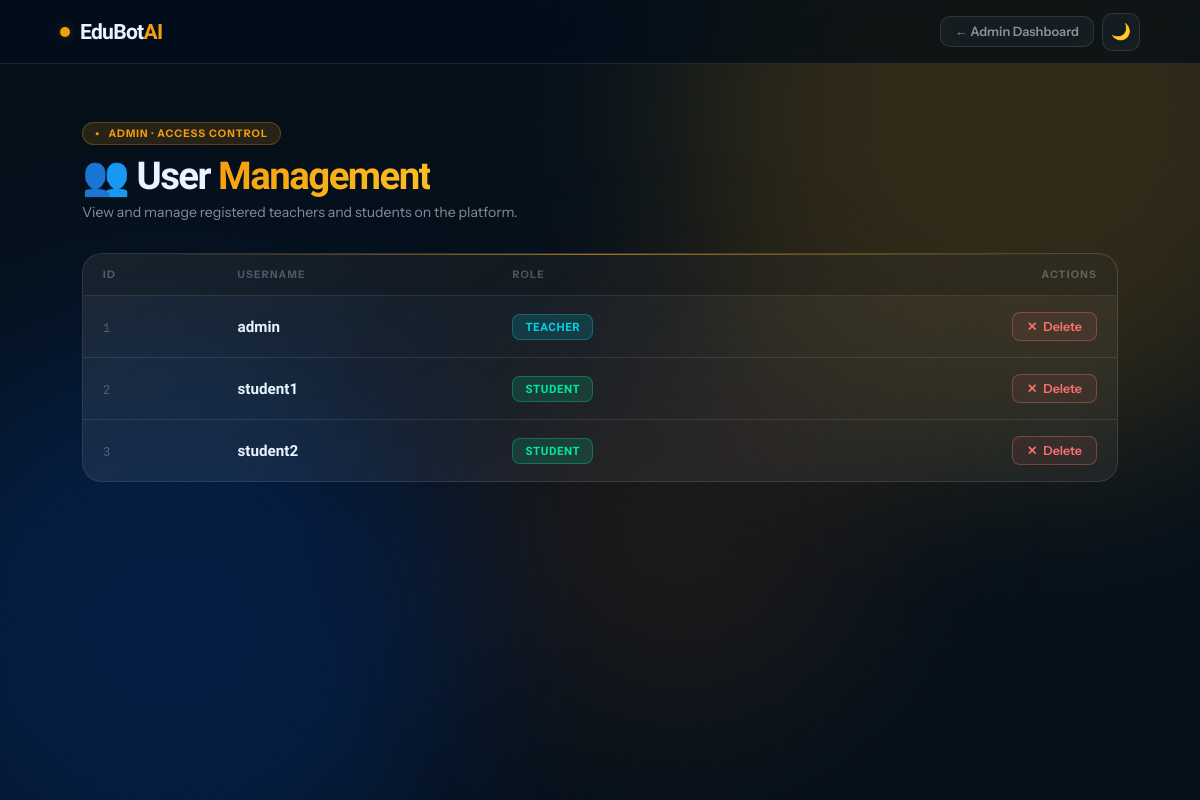
Page /admin/users (signed in) on the committed database.
### main.py (models this page shows)
class User(UserMixin, db.Model):
    id = db.Column(db.Integer, primary_key=True)
    username = db.Column(db.String(150), unique=True, nullable=False)
    password = db.Column(db.String(150), nullable=False)
    role = db.Column(db.String(20), nullable=False)
    authored_tests = db.relationship('TestSession', backref='author', lazy=True, cascade="all, delete-orphan")
    submissions = db.relationship('TestSubmission', foreign_keys='TestSubmission.student_id', backref='student_ref',
                                  lazy=True, cascade="all, delete-orphan")
    flashcard_sets = db.relationship('FlashcardSet', backref='student_ref', lazy=True, cascade="all, delete-orphan")

### main.py (the view)
@app.route('/admin/users')
@login_required
def admin_users():
    if current_user.role != 'admin': return redirect(url_for('landing_page'))
    users = User.query.filter(User.role != 'admin').all()
    return render_template('admin_users.html', users=users, username=current_user.username)

### main.py (called while the page is built)
@login_manager.user_loader
def load_user(user_id):
    return db.session.get(User, int(user_id))

### templates/admin_users.html (shortened to what this page needs)
<!DOCTYPE html>
<html lang="en" data-theme="dark">
<head>
</head>
<body>
    <div class="bg-mesh">
        <div class="orb orb-1"></div>
        <div class="orb orb-2"></div>
        <div class="orb orb-3"></div>
    </div>
    <div class="bg-noise"></div>
    <nav>
        <a href="/" class="logo">
            <div class="logo-dot"></div>
            <span class="logo-text">EduBot<em>AI</em></span>
        </a>
        <div class="nav-right">
            <a href="/admin/dashboard" class="nav-btn">← Admin Dashboard</a>
            <button class="theme-btn" id="themeBtn" aria-label="Toggle theme">
                <span class="icon-moon">🌙</span>
            </button>
        </div>
    </nav>
    <div class="page-wrap">
        <div class="page-header">
            <div>
                <div class="page-eyebrow">Admin · Access Control</div>
                <h1 class="page-title">👥 User <em>Management</em></h1>
                <p class="page-sub">View and manage registered teachers and students on the platform.</p>
            </div>
        </div>
        <div class="table-card">
            <table>
                <thead>
                    <tr>
                        <th>ID</th>
                        <th>Username</th>
                        <th>Role</th>
                        <th class="right-align">Actions</th>
                    </tr>
                </thead>
                <tbody>
                    {% for u in users %}
                    <tr>
                        <td><span class="user-id">{{ u.id }}</span></td>
                        <td><span class="username-text">{{ u.username }}</span></td>
                        <td>
                            <span class="role-badge {% if u.role == 'teacher' %}teacher{% else %}student{% endif %}">
                                {{ u.role }}
                            </span>
                        </td>
                        <td class="right-align">
                            <form action="/admin/delete_user/{{ u.id }}" method="POST" onsubmit="return confirm('WARNING: Deleting this user will permanently delete all their tests and submissions. Continue?');" style="margin: 0;">
                                <button type="submit" class="btn-delete">
                                    <span>✕</span> Delete
                                </button>
                            </form>
                        </td>
                    </tr>
                    {% endfor %}
                </tbody>
            </table>
        </div>
    </div>
</body>
</html>

### rows in the picture
User: id "1", username "admin", role "TEACHER"
User: id "2", username "student1", role "STUDENT"
User: id "3", username "student2", role "STUDENT"
